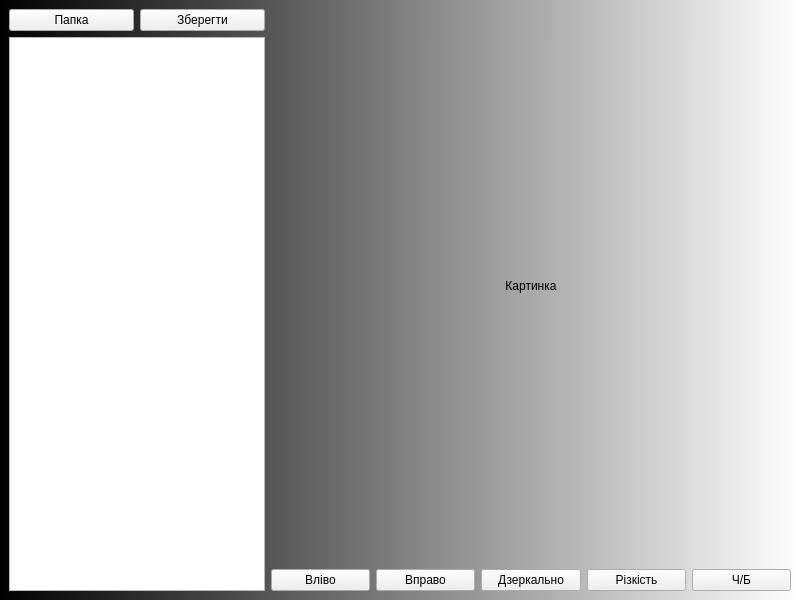
<?xml version="1.0" encoding="UTF-8"?>
<ui version="4.0">
 <class>MainWindow</class>
 <widget class="QMainWindow" name="MainWindow">
  <property name="geometry">
   <rect>
    <x>0</x>
    <y>0</y>
    <width>800</width>
    <height>600</height>
   </rect>
  </property>
  <property name="minimumSize">
   <size>
    <width>500</width>
    <height>500</height>
   </size>
  </property>
  <property name="windowTitle">
   <string>MainWindow</string>
  </property>
  <property name="styleSheet">
   <string notr="true">QMainWindow{
background-color: qlineargradient(spread:pad, x1:0, y1:0, x2:1, y2:0, stop:0 rgba(0, 0, 0, 255), stop:1 rgba(255, 255, 255, 255));
}</string>
  </property>
  <widget class="QWidget" name="centralwidget">
   <layout class="QGridLayout" name="gridLayout" columnstretch="0,1">
    <item row="0" column="0">
     <layout class="QVBoxLayout" name="verticalLayout">
      <item>
       <layout class="QHBoxLayout" name="horizontalLayout_2">
        <item>
         <widget class="QPushButton" name="pb_folder">
          <property name="text">
           <string>Папка</string>
          </property>
         </widget>
        </item>
        <item>
         <widget class="QPushButton" name="pb_save">
          <property name="text">
           <string>Зберегти</string>
          </property>
         </widget>
        </item>
       </layout>
      </item>
      <item>
       <widget class="QListWidget" name="lw_pict"/>
      </item>
     </layout>
    </item>
    <item row="0" column="1">
     <layout class="QVBoxLayout" name="verticalLayout_2" stretch="1,0">
      <item>
       <widget class="QLabel" name="l_picture">
        <property name="text">
         <string>Картинка</string>
        </property>
        <property name="alignment">
         <set>Qt::AlignCenter</set>
        </property>
       </widget>
      </item>
      <item>
       <layout class="QHBoxLayout" name="horizontalLayout">
        <item>
         <widget class="QPushButton" name="pb_left">
          <property name="text">
           <string>Вліво</string>
          </property>
         </widget>
        </item>
        <item>
         <widget class="QPushButton" name="pb_right">
          <property name="text">
           <string>Вправо</string>
          </property>
         </widget>
        </item>
        <item>
         <widget class="QPushButton" name="pb_mirror">
          <property name="text">
           <string>Дзеркально</string>
          </property>
         </widget>
        </item>
        <item>
         <widget class="QPushButton" name="pb_sharpen">
          <property name="text">
           <string>Різкість</string>
          </property>
         </widget>
        </item>
        <item>
         <widget class="QPushButton" name="pb_BlackWhite">
          <property name="text">
           <string>Ч/Б</string>
          </property>
         </widget>
        </item>
       </layout>
      </item>
     </layout>
    </item>
   </layout>
  </widget>
 </widget>
 <resources/>
 <connections/>
</ui>
